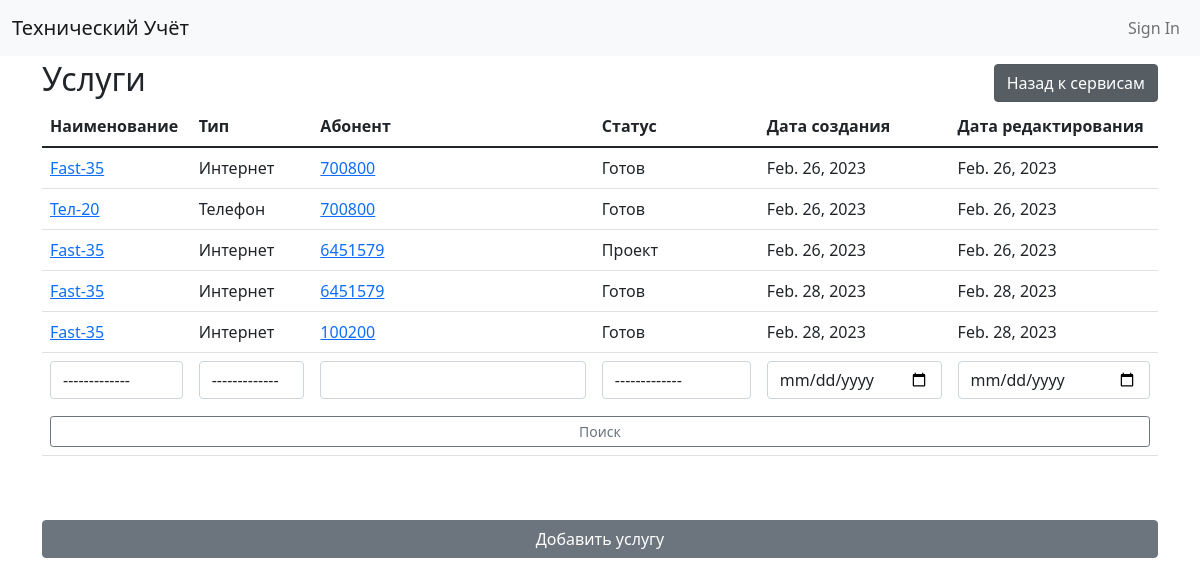
/services/, run on an earlier commit of the app's database.
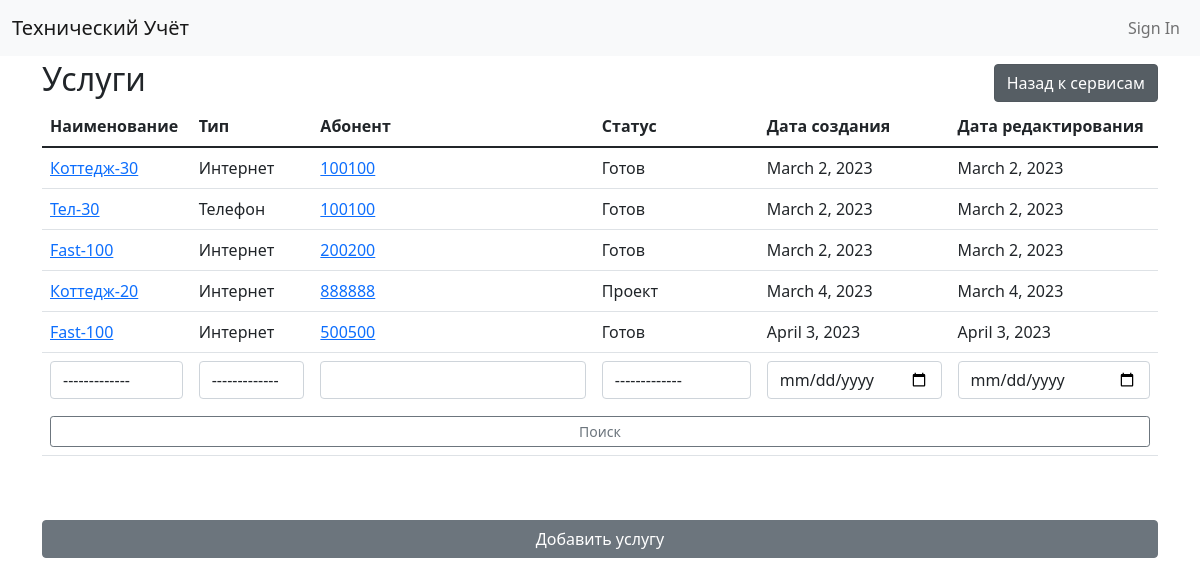
And on a later commit of the database.
### services/models.py (models this page shows, shortened)
class Service(models.Model):
    name = models.ForeignKey(ServiceName, on_delete=models.CASCADE, verbose_name="Наименование")
    type = models.ForeignKey(ServiceType, on_delete=models.CASCADE, verbose_name="Тип")
    created_date = models.DateField('Дата создания', auto_now_add=True)
    change_date = models.DateField('Дата изменения', auto_now=True)
    abonent = models.ForeignKey(
        'abonents.Abonent',
        on_delete=models.CASCADE,
        verbose_name='Абонент',
        null=True,
        blank=True
    )
    entity = models.ForeignKey(
        "entities.entity",
        on_delete=models.CASCADE,
        verbose_name="Сущность",
        null=True,
        blank=True
    )
    status = models.ForeignKey(
        'abonents.objectstatus',
        on_delete=models.CASCADE,
        verbose_name="Статус",
        null=True,
        blank=True
    )
    class Meta:
        verbose_name = "Сервис"
        verbose_name_plural = "Сервисы"
        ordering = ['id']
    def get_absolute_url(self):
        return reverse('service-detail', kwargs={'pk': self.pk})

class ServiceName(models.Model):
    name = models.CharField('Наименование', max_length=16, unique=True)
    type = models.ForeignKey(ServiceType, on_delete=models.CASCADE, verbose_name="Тип")
    class Meta:
        verbose_name = "Имя сервиса"
        verbose_name_plural = "Имена сервисов"
        ordering = ['id']
    def __str__(self):
        return self.name

class ServiceType(models.Model):
    name = models.CharField('Наименование', max_length=16, unique=True)
    class Meta:
        verbose_name = "Тип сервиса"
        verbose_name_plural = "Типы сервисов"
        ordering = ['id']
    def __str__(self):
        return self.name

### abonents/models.py (models this page shows)
class Abonent(models.Model):
    name = models.CharField('Имя', max_length=25, unique=True)
    type = models.ForeignKey(AbonentType, on_delete=models.CASCADE, verbose_name="Тип")
    created_date = models.DateField('Дата создания', auto_now_add=True)
    change_date = models.DateField('Дата изменения', auto_now=True)
    enable_date = models.DateField('Дата подключения', blank=True, null=True)
    disable_date = models.DateField('Дата отключения', blank=True, null=True)
    phone = models.CharField('Номер телефона', max_length=30, unique=True, null=True, blank=True)
    contract = models.CharField('Номер договора', max_length=50, unique=True, null=True, blank=True)
    object_status = models.ForeignKey(
        ObjectStatus,
        on_delete=models.CASCADE,
        verbose_name='Статус',
        blank=True,
        null=True
    )
    building = models.ForeignKey(
        'buildings.building',
        on_delete=models.CASCADE,
        verbose_name="Здание",
        null=True,
        blank=True
    )
    class Meta:
        verbose_name = "Абонент"
        verbose_name_plural = "Абоненты"
        ordering = ['id']
    def __str__(self):
        return self.name
    def get_absolute_url(self):
        return reverse('abonent-detail', kwargs={'pk': self.pk})

class ObjectStatus(models.Model):
    name = models.CharField('Наименование', max_length=50, unique=True)
    class Meta:
        verbose_name = "Статус объекта"
        verbose_name_plural = "Статусы объектов"
        ordering = ['id']
    def __str__(self):
        return self.name

### services/views.py (the view, shortened to what this page needs)
# urls.py: path("", ListAndCreateServiceView.as_view(), name='service-list'),
class ListAndCreateServiceView(CreateView):
    model = Service
    template_name = "services/list.html"
    fields = create_and_update_fileds
    def get_context_data(self, **kwargs):
        context = super().get_context_data(**kwargs)
        qs = self.model.objects.all()
        filtered = False
        if self.request.GET.get('object_status'):
            object_status = self.request.GET.get('object_status')
            if object_status.isdigit():
                qs = qs.filter(status__id=int(object_status))
                filtered = True
                context['select_object_status'] = int(object_status)
        if self.request.GET.get('service_name'):
            service_name = self.request.GET.get('service_name')
            if service_name.isdigit():
                qs = qs.filter(name__id=int(service_name))
                filtered = True
                context['select_service_name'] = int(service_name)
        if self.request.GET.get('type'):
            _type = self.request.GET.get('type')
            if _type.isdigit():
                qs = qs.filter(type__id=int(_type))
                filtered = True
                context['select_type'] = int(_type)
        if self.request.GET.get('contract'):
            contract = self.request.GET.get('contract')
            qs = qs.filter(abonent__contract__icontains=contract)
            filtered = True
            context['contract'] = contract
        page = 1
        if self.request.GET.get('page'):
            page = self.request.GET.get('page')
            if page.isdigit():
                page = int(page)
        paginator = Paginator(qs, 20)
        context['services_pages'] = paginator.num_pages
        context["services"] = paginator.get_page(page)
        context["filtered"] = filtered
        context['service_names'] = ServiceName.objects.select_related('type').all()
        context['service_types'] = ServiceType.objects.all()
        context["abonent_names"] = Abonent.objects.all()
        context["object_statuses"] = ObjectStatus.objects.all()
        return context

### techuchet/users/context_processors.py (called while the page is built)
def allauth_settings(request):
    return {
        "ACCOUNT_ALLOW_REGISTRATION": settings.ACCOUNT_ALLOW_REGISTRATION,
    }

### services/templates/services/list.html (shortened to what this page needs)
{% extends "base.html" %}
{% load crispy_forms_tags %}
{% block content %}
    <div class="d-flex justify-content-between align-items-center">
      <h2>Услуги</h2>
      <a href="{% url 'services-page' %}"><button class="btn btn-secondary active" role="button" aria-pressed="true">Назад к сервисам</button></a>
    </div>
    <table class="table">
        <thead>
          <tr>
            <th scope="col">Наименование</th>
            <th scope="col">Тип</th>
            <th scope="col">Абонент</th>
            <th scope="col">Статус</th>
            <th scope="col">Дата создания</th>
            <th scope="col">Дата редактирования</th>
          </tr>
        </thead>
        <tbody>
            {% for service in services %}
                <tr>
                  <td><a href="{{ service.get_absolute_url }}">{{ service.name }}</a></td>
                  <td>{{ service.type }}</td>
                  <td><a href="{{ service.abonent.get_absolute_url }}">{{ service.abonent.contract }}</a></td>
                  <td>{{ service.status }}</td>
                  <td>{{ service.created_date }}</td>
                  <td>{{ service.change_date }}</td>
                </tr>
            {% endfor %}
            <form action=".">
              <tr class="form-table-search-tr">
                <td>
                  <select name="service_name" class="form-control form-table-search-input">
                    <option value="">-------------</option>
                  </select>
                </td>
                <td>
                  <select name="type" class="form-control form-table-search-input">
                    <option value="">-------------</option>
                  </select>
                </td>
                <td>
                <input name="contract" {% if contract %}value="{{contract}}"{% endif %} class="form-control form-table-search-input"></input>
                </td>
                <td>
                  <select name="object_status" class="form-control form-table-search-input">
                    <option value="">-------------</option>
                  </select>
                </td>
                <td><input type="date" {% if created_date %}value="{{created_date}}"{% endif %} name="created_date" class="form-control form-table-search-input"></input></td>
                <td><input type="date" {% if change_date %}value="{{change_date}}"{% endif %} name="change_date" class="form-control form-table-search-input"></input></td>
              </tr>
              <tr {% if filtered %}class="form-table-search-tr"{% endif %}>
                <td colspan="6"><button class="w-100 btn btn-outline-secondary btn-sm" type="submit">Поиск</button></td>
              </tr>
            </form>
        </tbody>
      </table>
      <button type="button" class="w-100 btn btn-secondary mt-5" id="modal-btn" data-bs-toggle="modal" data-bs-target="#exampleModal">
        Добавить услугу
      </button>
{% endblock %}

What changed in the data, as far as the page shows it:
removed Service: name "Fast-35", type "Интернет", abonent.contract "700800", status "Готов", created_date "Feb. 26, 2023", change_date "Feb. 26, 2023"
removed Service: name "Тел-20", type "Телефон", abonent.contract "700800", status "Готов", created_date "Feb. 26, 2023", change_date "Feb. 26, 2023"
removed Service: name "Fast-35", type "Интернет", abonent.contract "6451579", status "Проект", created_date "Feb. 26, 2023", change_date "Feb. 26, 2023"
removed Service: name "Fast-35", type "Интернет", abonent.contract "6451579", status "Готов", created_date "Feb. 28, 2023", change_date "Feb. 28, 2023"
removed Service: name "Fast-35", type "Интернет", abonent.contract "100200", status "Готов", created_date "Feb. 28, 2023", change_date "Feb. 28, 2023"
added Service: name "Коттедж-30", type "Интернет", abonent.contract "100100", status "Готов", created_date "March 2, 2023", change_date "March 2, 2023"
added Service: name "Тел-30", type "Телефон", abonent.contract "100100", status "Готов", created_date "March 2, 2023", change_date "March 2, 2023"
added Service: name "Fast-100", type "Интернет", abonent.contract "200200", status "Готов", created_date "March 2, 2023", change_date "March 2, 2023"
added Service: name "Коттедж-20", type "Интернет", abonent.contract "888888", status "Проект", created_date "March 4, 2023", change_date "March 4, 2023"
added Service: name "Fast-100", type "Интернет", abonent.contract "500500", status "Готов", created_date "April 3, 2023", change_date "April 3, 2023"
